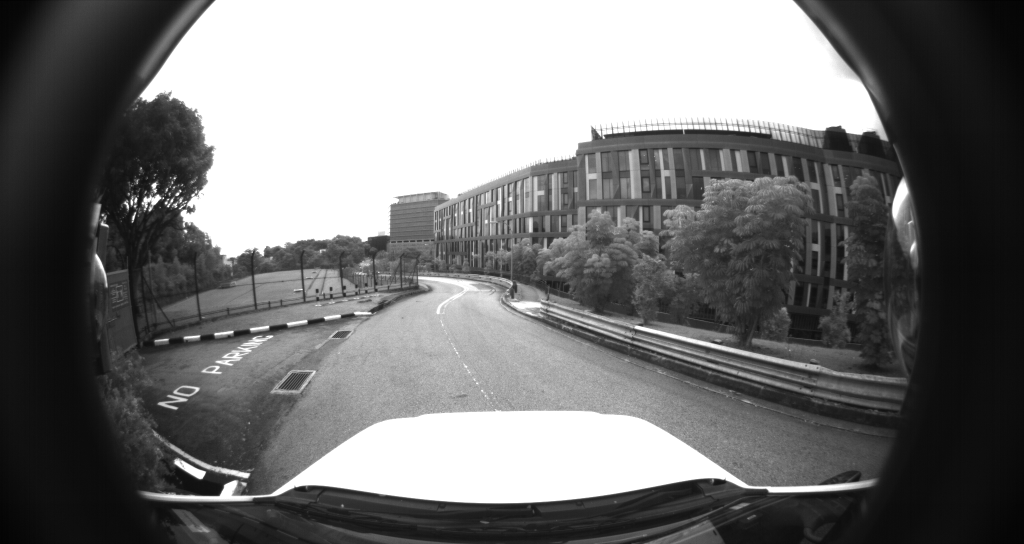
#> input picture 00180.png, 1024 x 544 px
$ python -i ComputeShift.py   (imports and definitions only)
#> lines starting #> are read from the running program, lines starting #| are printed output that depends on the picture
#> further down, picture is the input picture: shape (544, 1024, 3); min 2, max 255, mean 116.5
import numpy as np
import sys, glob, time
import math, random, cv2
from PIL import Image, ImageDraw

# [5 lines left out: function readPolygon, not called in this run]

def enhanceImage(img):
	lab = cv2.cvtColor(img, cv2.COLOR_BGR2LAB)
#> lab: shape (544, 1024, 3); mean of channels 0, 1, 2 118.3, 128, 128
	l, a, b = cv2.split(lab)
#> a: shape (544, 1024); every value is 128
	clahe = cv2.createCLAHE(clipLimit = 3.0, tileGridSize = (8, 8))
	cl = clahe.apply(l)
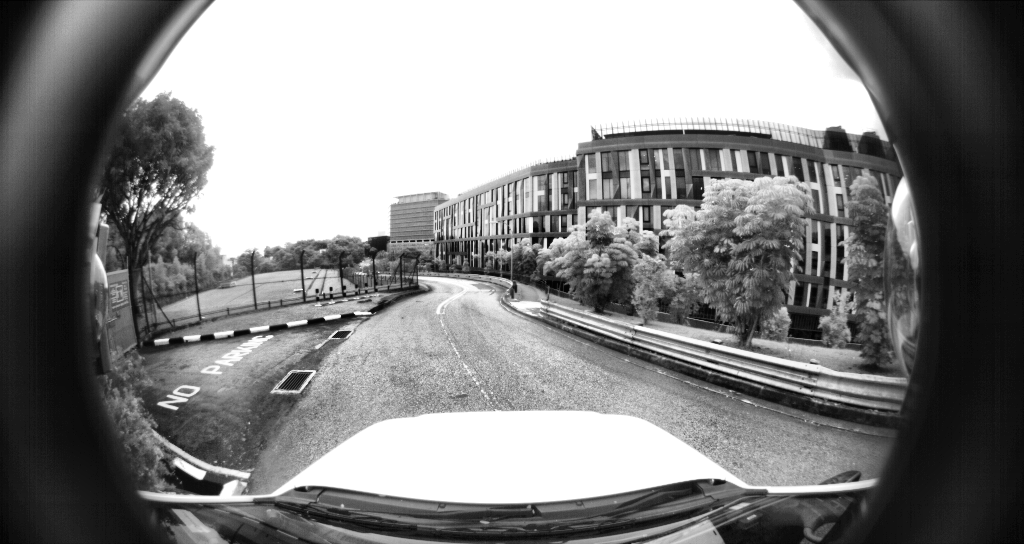
#> cl: shape (544, 1024); min 1, max 255, mean 133
	limg = cv2.merge((cl, a, b))
#> limg: shape (544, 1024, 3); mean of channels 0, 1, 2 133, 128, 128
	return cv2.cvtColor(limg, cv2.COLOR_LAB2BGR)

# [6 lines left out: function autoCanny, not called in this run]


class PolygonShiftHelper(object):
	# [57 lines left out: function __init__, not called in this run]

	def var(self, shift_i, shift_j):
		return self.img_enh[self.face_idx[0] + shift_i, self.face_idx[1] + shift_j, ...].var(axis = 0).mean()

	def edge(self, shift_i, shift_j):
		return 255 - self.img_edge[self.edge_idx[0] + shift_i, self.edge_idx[1] + shift_j, ...].mean()

	def mapEdge(self, shift_i, shift_j):
		return 255 - self.img_map_edge[self.edge_idx[0] + shift_i, self.edge_idx[1] + shift_j, ...].mean()

	def corner(self, shift_i, shift_j, th = 0.9):
		num = self.img_corner[self.polygon_i + shift_i, self.polygon_j + shift_j].sum()
		return (num / len(self.polygon) >= th)

	# [4 lines left out: function cornerInside, not called in this run]

	def dist(self, shift_i, shift_j):
		m = self.img[self.face_idx[0] + shift_i, self.face_idx[1] + shift_j, ...].mean(axis = 0)
		return np.sqrt(np.mean((m - self.mean) ** 2))

	def ground(self, shift_i, shift_j):
		color = self.img[self.face_idx[0] + shift_i, self.face_idx[1] + shift_j, ...] - np.array([30, 50, 30])
		return 255 - np.sqrt((color ** 2).mean())


class PolygonShiftProcessor(object):
	# [77 lines left out: functions __init__, shift, not called in this run]


# [7 lines not run here, left out]

>>> import cv2
>>> picture = cv2.imread('../00180.png')
>>> result = enhanceImage(picture)

$ run again, on Data/SunnyvaleRoad/000000.png
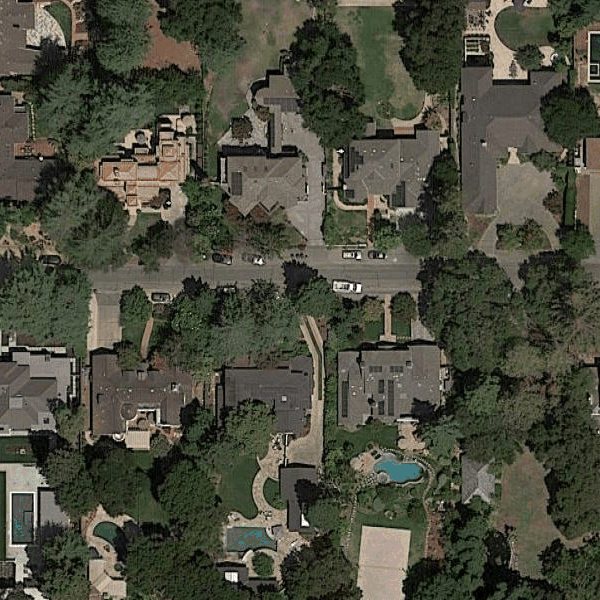
#> input picture Data/SunnyvaleRoad/000000.png, 600 x 600 px
#> picture is the input picture: shape (600, 600, 3); mean B, G, R 61.5, 75.9, 74.9
#> lab: shape (600, 600, 3); mean of channels 0, 1, 2 79.6, 124.7, 136.3
#> in enhanceImage, `cl = clahe.apply(l)`:
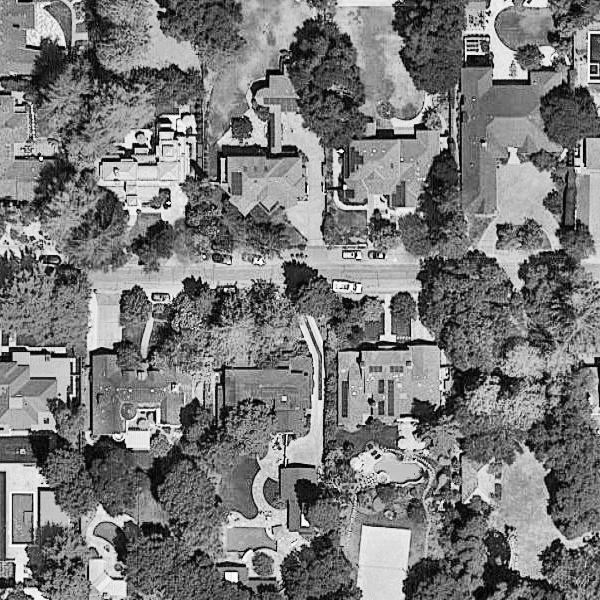
#> cl: shape (600, 600); min 0, max 255, mean 121.4
#> limg: shape (600, 600, 3); mean of channels 0, 1, 2 121.4, 124.7, 136.3
#> in enhanceImage, `return cv2.cvtColor(limg, cv2.COLOR_LAB2BGR)`:
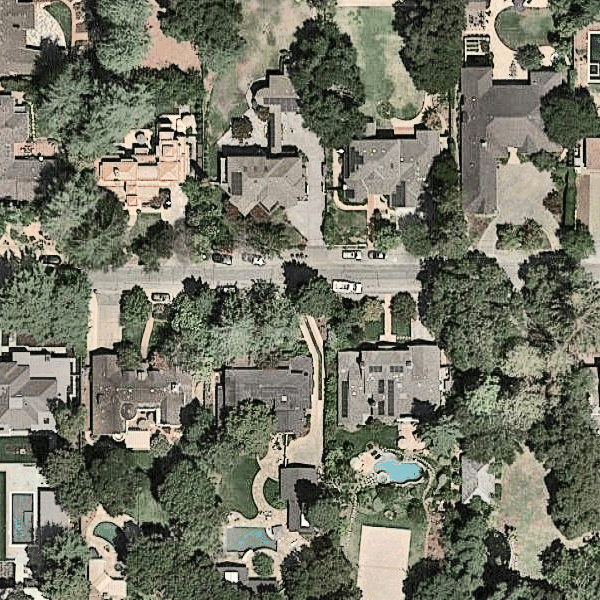
#> returned value: shape (600, 600, 3); mean B, G, R 101.6, 117, 116
